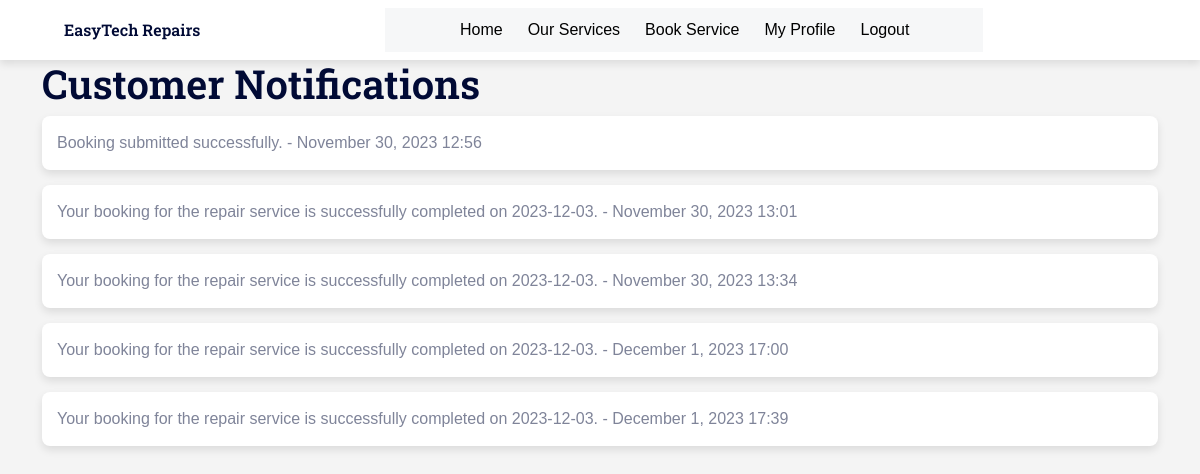
Page /notification_customer/ (signed in) on the committed database.
### app1/models.py (models this page shows, shortened)
class CustomerNotification(models.Model):
    user = models.ForeignKey(CustomUser, on_delete=models.CASCADE)
    message = models.CharField(max_length=255)
    created_at = models.DateTimeField(auto_now_add=True)

### app1/views.py (the view)
# urls.py: path('notification_customer/', views.notification_customer, name='notification_customer'),
def notification_customer(request):
    user = request.user
    user_notifications = CustomerNotification.objects.filter(user=user)
    return render(request, 'notification_customer.html', {'user_notifications': user_notifications})

### templates/notification_customer.html (shortened to what this page needs)
{% load static %}
<!DOCTYPE html>
<html lang="en">
<head>
    <link href="https://cdnjs.cloudflare.com/ajax/libs/font-awesome/5.10.0/css/all.min.css" rel="stylesheet">
    <link href="https://cdn.jsdelivr.net/npm/bootstrap-icons@1.4.1/font/bootstrap-icons.css" rel="stylesheet">
    <link href="{% static 'lib/animate/animate.min.css'%}" rel="stylesheet">
    <link href="{% static 'lib/owlcarousel/assets/owl.carousel.min.css'%}" rel="stylesheet">
    <link href="{% static 'css/bootstrap.min.css'%}" rel="stylesheet">
    <link href="{% static 'css/style.css'%}" rel="stylesheet">
</head>
<body>
    <nav class="navbar navbar-expand-lg bg-white navbar-light sticky-top px-4 px-lg-5">
        <a href="{% url 'index' %}" class="navbar-brand d-flex align-items-center">
            <h6 class="m-0"><img class="img-fluid me-3" src="{% static 'img/icon/icon-02-primary.png'%}" alt="">EasyTech Repairs</h6>
        </a>
        <div class="collapse navbar-collapse" id="navbarCollapse">
            <div class="navbar-nav mx-auto bg-light pe-4 py-3 py-lg-0">
                <a href="{% url 'customer_profile' %}" class="nav-item nav-link active" style="color: black;">Home</a>
                <a href="{% url 'services' %}" class="nav-item nav-link"  style="color: black;">Our Services</a>
                <a href="{% url 'booking' %}" class="nav-item nav-link" id="bookServiceLink" style="color: black;">Book Service</a>
                <a href="{% url 'profile' %}" class="nav-item nav-link" id="" style="color: black;">My Profile</a>
                <a href="{% url 'logout' %}" class="nav-item nav-link" id="logout-link" style="color: black;">Logout</a>
            </div>
        </div>
    </nav>
<div class="container">
    <h1>Customer Notifications</h1>
    <ul class="notification-list">
        {% for notification in user_notifications %}
            <li class="notification-item">
                {{ notification.message }} - {{ notification.created_at|date:"F j, Y H:i" }}
            </li>
        {% endfor %}
    </ul>
</div>
</body>
</html>

### static/css/style.css (style rules this page uses)
:root { --primary: #FF800F; --secondary: #001064; --light: #F6F7F8; --dark: #010A35; }
.navbar .navbar-nav .nav-link { margin-left: 25px; padding: 10px 0; color: #696E77; font-weight: 400; outline: none; }
.navbar .navbar-nav .nav-link:hover, .navbar .navbar-nav .nav-link.active { color: var(--primary); }

### templates/notification_customer.html (style rules this page uses)
.navbar.sticky-top { top: -100px; transition: .5s; }
.navbar .navbar-nav .nav-link { margin-left: 25px; padding: 10px 0; color: #696E77; font-weight: 400; outline: none; }
.navbar .navbar-nav .nav-link:hover, .navbar .navbar-nav .nav-link.active { color: var(--primary); }
body { font-family: 'Arial', sans-serif; background-color: #f4f4f4; margin: 0; padding: 0; display: flex; flex-direction: column; }
nav { background-color: #fff; box-shadow: 0 4px 8px rgba(0, 0, 0, 0.1); z-index: 1000; }
.notification-list { list-style: none; padding: 0; margin: 0; }
.notification-item { background-color: #fff; box-shadow: 0 4px 8px rgba(0, 0, 0, 0.1); border-radius: 8px; margin-bottom: 15px; padding: 15px; transition: transform 0.2s ease-in-out; display: flex; justify-content: space-between; }

### rows in the picture
CustomerNotification: message "Booking submitted successfully.", created_at "November 30, 2023 12:56"
CustomerNotification: message "Your booking for the repair service is successfully completed on 2023-12-03.", created_at "November 30, 2023 13:01"
CustomerNotification: message "Your booking for the repair service is successfully completed on 2023-12-03.", created_at "November 30, 2023 13:34"
CustomerNotification: message "Your booking for the repair service is successfully completed on 2023-12-03.", created_at "December 1, 2023 17:00"
CustomerNotification: message "Your booking for the repair service is successfully completed on 2023-12-03.", created_at "December 1, 2023 17:39"
